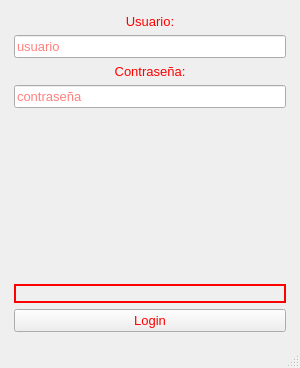
<?xml version="1.0" encoding="UTF-8"?>
<ui version="4.0">
 <class>MainWindow_login</class>
 <widget class="QMainWindow" name="MainWindow_login">
  <property name="geometry">
   <rect>
    <x>0</x>
    <y>0</y>
    <width>300</width>
    <height>368</height>
   </rect>
  </property>
  <property name="windowTitle">
   <string>Login</string>
  </property>
  <property name="styleSheet">
   <string notr="true">color: rgb(255, 0, 0);</string>
  </property>
  <widget class="QWidget" name="centralwidget">
   <property name="styleSheet">
    <string notr="true"/>
   </property>
   <layout class="QHBoxLayout" name="horizontalLayout">
    <item>
     <layout class="QVBoxLayout" name="verticalLayout_2">
      <property name="leftMargin">
       <number>5</number>
      </property>
      <property name="topMargin">
       <number>5</number>
      </property>
      <property name="rightMargin">
       <number>5</number>
      </property>
      <property name="bottomMargin">
       <number>5</number>
      </property>
      <item>
       <widget class="QLabel" name="label_user">
        <property name="font">
         <font>
          <pointsize>10</pointsize>
         </font>
        </property>
        <property name="text">
         <string>Usuario:</string>
        </property>
        <property name="alignment">
         <set>Qt::AlignCenter</set>
        </property>
       </widget>
      </item>
      <item>
       <widget class="QLineEdit" name="lineEdit_user">
        <property name="font">
         <font>
          <pointsize>10</pointsize>
         </font>
        </property>
        <property name="echoMode">
         <enum>QLineEdit::Normal</enum>
        </property>
        <property name="cursorPosition">
         <number>0</number>
        </property>
        <property name="placeholderText">
         <string>usuario</string>
        </property>
        <property name="clearButtonEnabled">
         <bool>true</bool>
        </property>
       </widget>
      </item>
      <item>
       <widget class="QLabel" name="label_password">
        <property name="font">
         <font>
          <pointsize>10</pointsize>
         </font>
        </property>
        <property name="text">
         <string>Contraseña:</string>
        </property>
        <property name="alignment">
         <set>Qt::AlignCenter</set>
        </property>
       </widget>
      </item>
      <item>
       <widget class="QLineEdit" name="lineEdit_password">
        <property name="font">
         <font>
          <pointsize>10</pointsize>
         </font>
        </property>
        <property name="echoMode">
         <enum>QLineEdit::Password</enum>
        </property>
        <property name="placeholderText">
         <string>contraseña</string>
        </property>
       </widget>
      </item>
      <item>
       <spacer name="verticalSpacer">
        <property name="orientation">
         <enum>Qt::Vertical</enum>
        </property>
        <property name="sizeHint" stdset="0">
         <size>
          <width>20</width>
          <height>40</height>
         </size>
        </property>
       </spacer>
      </item>
      <item>
       <widget class="QLabel" name="label_output">
        <property name="font">
         <font>
          <pointsize>10</pointsize>
         </font>
        </property>
        <property name="styleSheet">
         <string notr="true">border: 2px solid red</string>
        </property>
        <property name="lineWidth">
         <number>3</number>
        </property>
        <property name="midLineWidth">
         <number>0</number>
        </property>
        <property name="text">
         <string/>
        </property>
        <property name="alignment">
         <set>Qt::AlignCenter</set>
        </property>
       </widget>
      </item>
      <item>
       <widget class="QPushButton" name="pushbutton_login">
        <property name="font">
         <font>
          <pointsize>10</pointsize>
         </font>
        </property>
        <property name="text">
         <string>Login</string>
        </property>
       </widget>
      </item>
     </layout>
    </item>
   </layout>
  </widget>
  <widget class="QMenuBar" name="menubar">
   <property name="geometry">
    <rect>
     <x>0</x>
     <y>0</y>
     <width>300</width>
     <height>22</height>
    </rect>
   </property>
  </widget>
  <widget class="QStatusBar" name="statusbar"/>
 </widget>
 <resources/>
 <connections/>
</ui>
